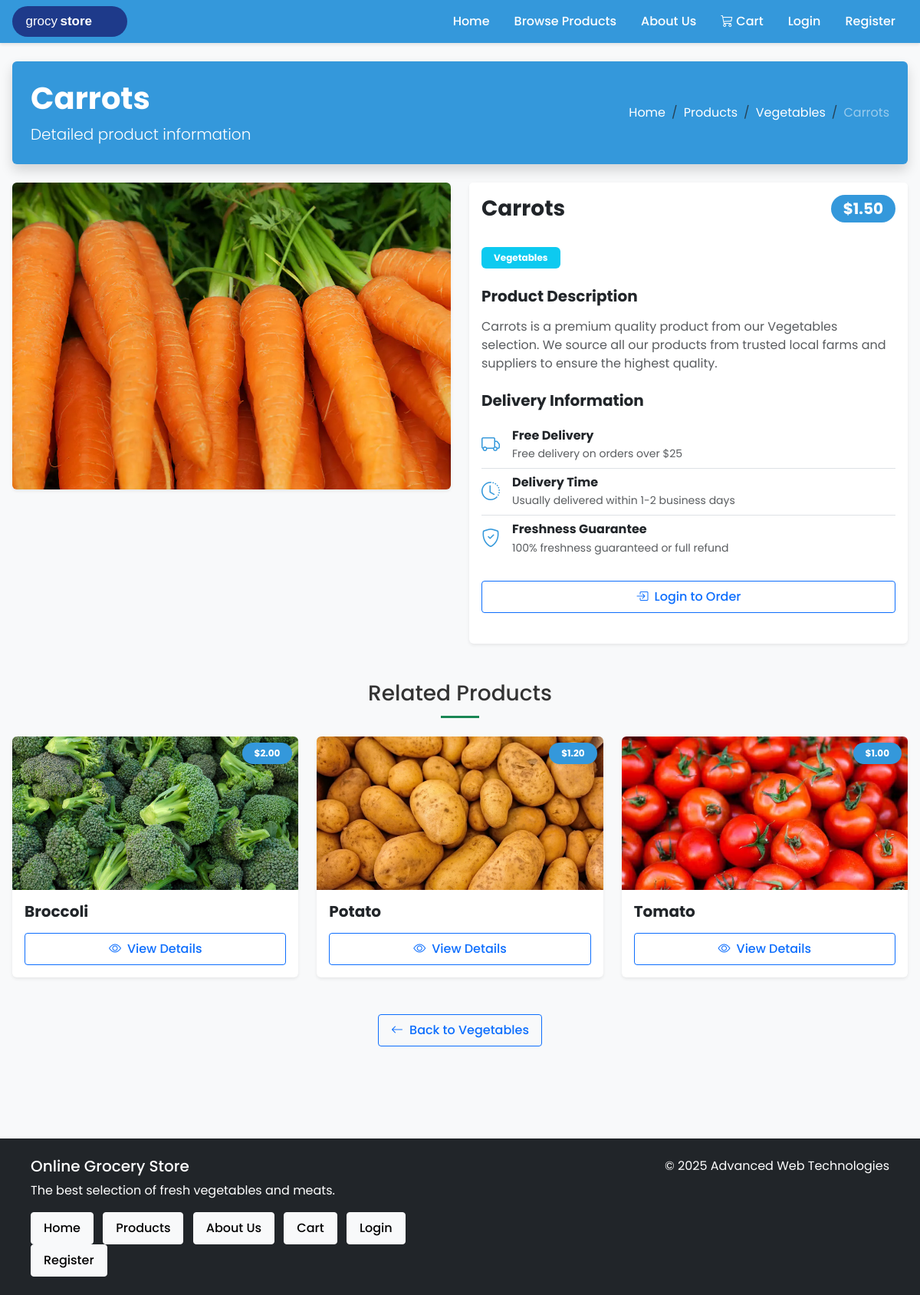
The page /product?id=2 on the database its author committed.
### tables this page shows
CREATE TABLE `product` (
  `id` INT UNSIGNED AUTO_INCREMENT PRIMARY KEY,
  `category` ENUM('Vegetables','Fruits','Meat','Bakery','Dairy') NOT NULL,
  `name` VARCHAR(64) NOT NULL,
  `price` DECIMAL(6,2) NOT NULL,
  `image_url` VARCHAR(255) NOT NULL,
  INDEX `idx_product_category` (`category`)
);

### src/Controllers/ProductController.php (called while the page is built, shortened)
<?php
class ProductController
{
    private Product $productModel;
    public function __construct()
    {
        $this->productModel = new Product();
    }
    public function detail(): void
    {
        $productId = isset($_GET['id']) ? (int)$_GET['id'] : 0;
        $product = $this->productModel->getById($productId);
        $categories = $this->productModel->getCategories();
        $relatedProducts = [];
        if (isset($product['category']) && $product['category']) {
            $categoryProducts = $this->productModel->getByCategory($product['category']);
            foreach ($categoryProducts as $relatedProduct) {
                if ((int)$relatedProduct['id'] !== $productId) {
                    $relatedProducts[] = $relatedProduct;
                }
                if (count($relatedProducts) >= 3) {
                    break;
                }
            }
        }
        $pageTitle = htmlspecialchars($product['name']) . ' | Online Grocery Store';
        $metaDescription = 'Buy ' . htmlspecialchars($product['name']) . ' online. Fresh and high-quality products delivered to your door.';
        View::output('product-detail', [
            'pageTitle' => $pageTitle,
            'metaDescription' => $metaDescription,
            'product' => $product,
            'categories' => $categories,
            'relatedProducts' => $relatedProducts
        ]);
    }
}

### src/Helpers/Database.php (called while the page is built, shortened)
<?php
class Database
{
    private static ?PDO $instance = null;
    public static function getInstance(): PDO
    {
        if (self::$instance === null) {
            try {
                $scriptPath = $_SERVER['SCRIPT_FILENAME'] ?? '';
                $username = '';
                if (!empty($username)) {
                    $host = 'localhost';
                    $name = $username;
                    $user = $username;
                    $pass = $username;
                } else {
                    $host = $_ENV['DB_HOST'] ?? 'localhost';
                    $name = $_ENV['DB_NAME'] ?? 'grocery_store_dev';
                    $user = $_ENV['DB_USER'] ?? 'root';
                    $pass = $_ENV['DB_PASS'] ?? '';
                }
                $dsn = "mysql:host={$host};dbname={$name};charset=utf8mb4";
                $options = [
                    PDO::ATTR_ERRMODE => PDO::ERRMODE_EXCEPTION,
                    PDO::ATTR_DEFAULT_FETCH_MODE => PDO::FETCH_ASSOC,
                    PDO::ATTR_EMULATE_PREPARES => false,
                ];
                self::$instance = new PDO($dsn, $user, $pass, $options);
                $testQuery = self::$instance->query("SELECT 1");
            } catch (PDOException $e) {
                error_log("Database connection failed: " . $e->getMessage());
                error_log("Stack trace: " . $e->getTraceAsString());
                if (isset($_GET['debug']) && $_GET['debug'] === 'db') {
                    echo '<div style="background: #f8d7da; color: #721c24; padding: 20px; margin: 20px; border-radius: 5px; font-family: sans-serif;">';
                    echo '<h1>Database Connection Error</h1>';
                    echo '<p>' . htmlspecialchars($e->getMessage()) . '</p>';
                    echo '<h3>Connection Details:</h3>';
                    echo '<ul>';
                    echo '<li>Host: ' . htmlspecialchars($host) . '</li>';
                    echo '<li>Database: ' . htmlspecialchars($name) . '</li>';
                    echo '<li>Username: ' . htmlspecialchars($user) . '</li>';
                    echo '</ul>';
                    echo '<p>Add ?debug=exceptions to the URL to see full exception details.</p>';
                    echo '</div>';
                }
                throw new PDOException("Database connection failed: " . $e->getMessage());
            }
        }
        return self::$instance;
    }
}

### src/Models/BaseModel.php (called while the page is built, shortened)
<?php
abstract class BaseModel
{
    public function __construct()
    {
        $this->db = Database::getInstance();
    }
}

### src/Models/Product.php (called while the page is built, shortened)
<?php
class Product extends BaseModel
{
    public function getByCategory(string $category): array
    {
        $sql = "SELECT * FROM product WHERE category = ? ORDER BY name";
        $stmt = $this->db->prepare($sql);
        $stmt->execute([$category]);
        return $stmt->fetchAll();
    }
    public function getById(int $id): ?array
    {
        $sql = "SELECT * FROM product WHERE id = ? LIMIT 1";
        $stmt = $this->db->prepare($sql);
        $stmt->execute([$id]);
        $product = $stmt->fetch();
        return $product ?: null;
    }
}

### src/views/product-detail.php (the view, shortened to what this page needs)
<div class="category-header position-relative mb-4 bg-primary text-white p-4 rounded shadow">
    <div class="row align-items-center">
        <div class="col-lg-6">
            <h1 class="fw-bold mb-2"><?= htmlspecialchars($product['name']) ?></h1>
            <p class="lead mb-0">Detailed product information</p>
        </div>
        <div class="col-lg-6 text-lg-end">
            <nav aria-label="breadcrumb">
                <ol class="breadcrumb justify-content-lg-end mb-0">
                    <li class="breadcrumb-item"><a href="home" class="text-white">Home</a></li>
                    <li class="breadcrumb-item"><a href="products" class="text-white">Products</a></li>
                    <?php if (isset($product['category'])): ?>
                    <li class="breadcrumb-item"><a href="products?category=<?= urlencode($product['category']) ?>" class="text-white"><?= htmlspecialchars($product['category']) ?></a></li>
                    <?php endif; ?>
                    <li class="breadcrumb-item active text-white-50" aria-current="page"><?= htmlspecialchars($product['name']) ?></li>
                </ol>
            </nav>
        </div>
    </div>
</div>
<div class="row mb-5">
    <div class="col-lg-6 mb-4 mb-lg-0">
        <div class="card shadow-sm border-0 overflow-hidden">
            <?php
            $imagePath = $product['image_url'] ?? 'images/products/placeholder.jpg';
            if (strpos($imagePath, 'public/') === 0) {
                $imagePath = substr($imagePath, 7);
            }
            ?>
            <img src="<?= htmlspecialchars($imagePath) ?>"
                 class="img-fluid product-detail-img"
                 alt="<?= htmlspecialchars($product['name']) ?>"
                 onerror="this.src='images/products/placeholder.jpg'"
                 style="height: 400px; width: 100%; object-fit: cover;">
        </div>
    </div>
    <div class="col-lg-6">
        <div class="card border-0 shadow-sm h-100">
            <div class="card-header bg-white py-3 border-0">
                <div class="d-flex justify-content-between align-items-center">
                    <h2 class="h3 fw-bold mb-0"><?= htmlspecialchars($product['name']) ?></h2>
                    <span class="badge bg-primary rounded-pill px-3 py-2 fs-5">$<?= number_format((float)$product['price'], 2) ?></span>
                </div>
            </div>
            <div class="card-body">
                <?php if (isset($product['category'])): ?>
                <div class="mb-4">
                    <span class="badge bg-info text-white px-3 py-2"><?= htmlspecialchars($product['category']) ?></span>
                </div>
                <?php endif; ?>
                <div class="mb-4">
                    <h3 class="h5 fw-bold mb-3">Product Description</h3>
                    <p class="text-muted">
                        <?php if (isset($product['description']) && !empty($product['description'])): ?>
                            <?= nl2br(htmlspecialchars($product['description'])) ?>
                        <?php else: ?>
                            <?= htmlspecialchars($product['name']) ?> is a premium quality product from our <?= htmlspecialchars($product['category'] ?? 'product') ?> selection. We source all our products from trusted local farms and suppliers to ensure the highest quality.
                        <?php endif; ?>
                    </p>
                </div>
                <div class="mb-4">
                    <h3 class="h5 fw-bold mb-3">Delivery Information</h3>
                    <ul class="list-group list-group-flush">
                        <li class="list-group-item bg-transparent px-0 d-flex align-items-center">
                            <i class="bi bi-truck text-primary me-3 fs-4"></i>
                            <div>
                                <h4 class="h6 mb-1 fw-bold">Free Delivery</h4>
                                <p class="text-muted small mb-0">Free delivery on orders over $25</p>
                            </div>
                        </li>
                        <li class="list-group-item bg-transparent px-0 d-flex align-items-center">
                            <i class="bi bi-clock-history text-primary me-3 fs-4"></i>
                            <div>
                                <h4 class="h6 mb-1 fw-bold">Delivery Time</h4>
                                <p class="text-muted small mb-0">Usually delivered within 1-2 business days</p>
                            </div>
                        </li>
                        <li class="list-group-item bg-transparent px-0 d-flex align-items-center">
                            <i class="bi bi-shield-check text-primary me-3 fs-4"></i>
                            <div>
                                <h4 class="h6 mb-1 fw-bold">Freshness Guarantee</h4>
                                <p class="text-muted small mb-0">100% freshness guaranteed or full refund</p>
                            </div>
                        </li>
                    </ul>
                </div>
                <?php if (isset($_SESSION['user_id'])): ?>
                <div class="d-flex align-items-center mb-4">
                    <div class="input-group me-3" style="max-width: 160px;">
                        <button type="button" class="btn btn-outline-secondary quantity-decrease">
                            <i class="bi bi-dash"></i>
                        </button>
                        <input type="number" id="quantity-input" class="form-control text-center" value="1" min="1" max="99" style="min-width: 60px; width: 60px;">
                        <button type="button" class="btn btn-outline-secondary quantity-increase">
                            <i class="bi bi-plus"></i>
                        </button>
                    </div>
                    <button id="add-to-cart-btn" class="btn btn-primary btn-lg flex-grow-1" data-product-id="<?= (int)$product['id'] ?>" data-product-name="<?= htmlspecialchars($product['name']) ?>">
                        <i class="bi bi-cart-plus me-2"></i>Add to Cart
                    </button>
                </div>
                <?php else: ?>
                <div class="mb-4">
                    <a href="login" class="btn btn-outline-primary btn-lg w-100">
                        <i class="bi bi-box-arrow-in-right me-2"></i>Login to Order
                    </a>
                </div>
                <?php endif; ?>
            </div>
        </div>
    </div>
</div>
<?php if (!empty($relatedProducts)): ?>
<div class="related-products mb-5">
    <h3 class="section-title text-center position-relative pb-3 mb-4">Related Products</h3>
    <div class="row row-cols-1 row-cols-md-3 g-4">
        <?php foreach ($relatedProducts as $relatedProduct): ?>
            <div class="col">
                <div class="product-card h-100 rounded shadow-sm overflow-hidden border-0" data-product-id="<?= (int)$relatedProduct['id'] ?>">
                    <div class="position-relative">
                        <?php
                        $relatedImagePath = $relatedProduct['image_url'] ?? 'images/products/placeholder.jpg';
                        if (strpos($relatedImagePath, 'public/') === 0) {
                            $relatedImagePath = substr($relatedImagePath, 7);
                        }
                        ?>
                        <a href="product?id=<?= (int)$relatedProduct['id'] ?>" class="text-decoration-none">
                            <img src="<?= htmlspecialchars($relatedImagePath) ?>"
                                 class="card-img-top product-img"
                                 alt="<?= htmlspecialchars($relatedProduct['name']) ?>"
                                 onerror="this.src='images/products/placeholder.jpg'"
                                 style="height: 200px; object-fit: cover;">
                            <div class="product-overlay position-absolute top-0 end-0 m-2">
                                <span class="badge bg-primary rounded-pill px-3 py-2 shadow-sm">$<?= number_format((float)$relatedProduct['price'], 2) ?></span>
                            </div>
                        </a>
                    </div>
                    <div class="card-body d-flex flex-column p-3">
                        <h5 class="card-title fw-bold mb-3">
                            <a href="product?id=<?= (int)$relatedProduct['id'] ?>" class="text-decoration-none text-dark">
                                <?= htmlspecialchars($relatedProduct['name']) ?>
                            </a>
                        </h5>
                        <div class="mt-auto text-center">
                            <a href="product?id=<?= (int)$relatedProduct['id'] ?>" class="btn btn-outline-primary w-100">
                                <i class="bi bi-eye me-2"></i>View Details
                            </a>
                        </div>
                    </div>
                </div>
            </div>
        <?php endforeach; ?>
    </div>
</div>
<?php endif; ?>
<div class="text-center mb-5">
    <a href="products<?= isset($product['category']) ? '?category=' . urlencode($product['category']) : '' ?>" class="btn btn-outline-primary">
        <i class="bi bi-arrow-left me-2"></i>Back to <?= isset($product['category']) ? htmlspecialchars($product['category']) : 'Products' ?>
    </a>
</div>

### public/css/styles.css (style rules this page uses)
* { box-sizing: border-box; }
body { margin: 0; font-family: 'Poppins', 'Segoe UI', Roboto, sans-serif; background-color: #f8f9fa; color: #333; }
a { color: inherit; text-decoration: none; }
ul { list-style: none; margin: 0; padding: 0; }
.btn { display: inline-block; font-weight: 400; text-align: center; vertical-align: middle; cursor: pointer; user-select: none; padding: 0.5rem 1rem; font-size: 1rem; line-height: 1.5; border-radius: 0.25rem; transition: color 0.15s ease-in-out, background-color 0.15s ease-in-out, border-color 0.15s ease-in-out; }
.product-card { background-color: #fff; border-radius: 0.5rem; overflow: hidden; box-shadow: 0 2px 4px rgba(0, 0, 0, 0.1); }
.product-card img { width: 100%; height: 200px; object-fit: cover; }
.product-card .card-body { padding: 1rem; }
body { font-family: 'Poppins', 'Segoe UI', Roboto, sans-serif; color: #333; }
.btn-primary, .bg-primary, .border-primary, .text-primary { --bs-primary: #3498db !important; --bs-primary-rgb: 52, 152, 219 !important; }
.text-primary { color: #3498db !important; }
.section-title { position: relative; padding-bottom: 15px; }
.section-title::after { content: ''; position: absolute; bottom: 0; left: 50%; transform: translateX(-50%); width: 50px; height: 3px; background-color: #198754; }
.product-img { height: 200px; object-fit: cover; }
.card-title { font-weight: 600; }
.btn { border-radius: 4px; font-weight: 500; transition: all 0.3s ease; }

### rows shown on the page
product: name "Carrots", category "Vegetables", image_url (picture), price "1.50"
product: image_url (picture), price "2.00", name "Broccoli"
product: image_url (picture), price "1.20", name "Potato"
product: image_url (picture), price "1.00", name "Tomato"
